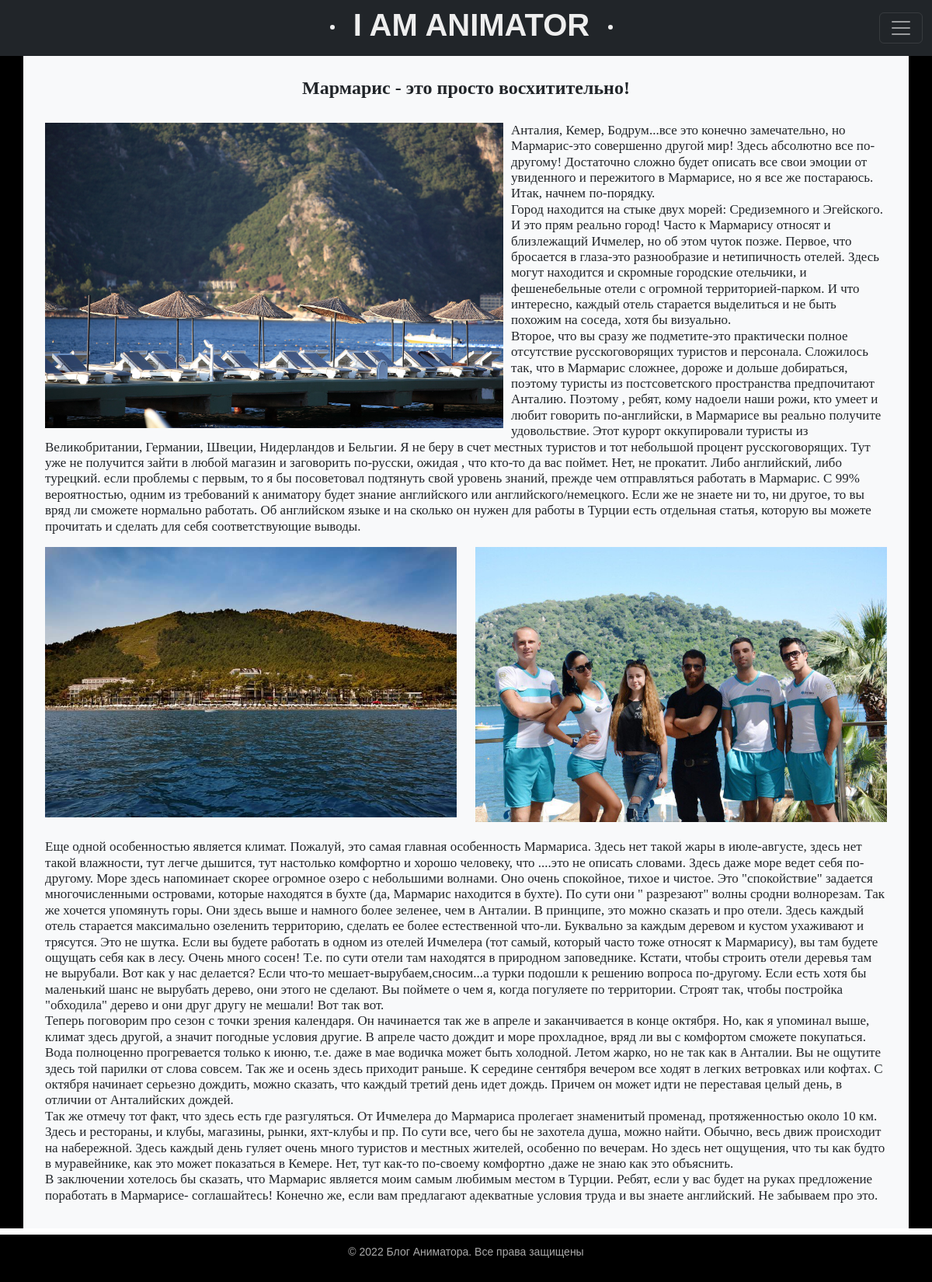
The app's page /marmaris/ with its own data.
### blog/models.py (models this page shows)
class City(models.Model):
    title = models.CharField(max_length=100)
    content = models.TextField(blank=False)
    content_2part = models.TextField(blank=False, null=True)
    picture_1 = models.ImageField(upload_to='photos/%Y/%m/%d/', null=True)
    picture_2 = models.ImageField(upload_to='photos/%Y/%m/%d/', null=True)
    picture_3 = models.ImageField(upload_to='photos/%Y/%m/%d/', null=True)
    show_or_hide = models.BooleanField(default=True)
    class Meta:
        verbose_name = 'Рассказы о городах'
        verbose_name_plural = 'Рассказы о городах'

### blog/views.py (the view)
# urls.py: path('marmaris/', cache_page(60)(Marmaris.as_view()), name='marmaris'),
class Marmaris(MutualContext, ListView):
    model = City
    template_name = 'blog/marmaris_info.html'
    context_object_name = 'marmaris'
    def get_context_data(self, *, object_list=None, **kwargs):
        context_dict = super().get_context_data(**kwargs)
        mutual_context_dict = self.get_user_context(title='О Мармарисе')
        return dict(list(context_dict.items()) + list(mutual_context_dict.items()))
    def get_queryset(self):
        return City.objects.filter(pk=3)

### blog/utils.py (called while the page is built)
    def get_user_context(self, **kwargs):
        context = kwargs
        return context

### blog/templates/blog/marmaris_info.html
{% extends 'blog/base.html' %}
{% block content %}
<div class="city_black_style">
<div class="container p-3 mb-2 bg-light text-dark">
    <br>
    <div class="container">
        <div class="row">
            {% for info in marmaris %}
            <div class="col-xl-12 col-md-12 col-sm-12" align="left">
                <h4 align="center"><b>{{info.title}}</b></h4>
                <br>
                <img class="img-article-left" src="{{info.picture_1.url}}">
                <h5>{{info.content | linebreaks}}</h5>
            </div>
            <div class="col-xl-6 col-md-6 col-sm-6" align="center">
                <img src="{{info.picture_2.url}}" class="card-img-top" alt="...">
            </div>
            <div class="col-xl-6 col-md-6 col-sm-6" align="center">
                <img src="{{info.picture_3.url}}" class="card-img-top" alt="...">
            </div>
            <div class="col-xl-12 col-md-12 col-sm-12" align="left">
                <br>
                <h5>{{info.content_2part | linebreaks}}</h5>
            </div>
        </div>
    </div>
</div>
</div>
{% endfor %}
{% endblock %}

### blog/static/blog/css/styles.css (style rules this page uses)
html, body { font-family: 'Arial'; margin: 0; padding: 0; height: 100%; width: 100%; color: #000000; }
img { max-width: 600px; height: auto; }
img.img-article-left { height: auto; float: left; padding: 0 10px 10px 0; }
.content-text h5 { font-size: 17px; }
div.city_black_style { background: black; }

### records on screen
City: title "Мармарис - это просто восхитительно!", picture_1 (picture), content "Анталия, Кемер, Бодрум...все это конечно замечательно, но Мармарис-это совершенно другой мир! Здесь абсолютно все по-другому! Достаточно сложно будет описать все свои эмоции от увиденного и пережитого в Мармарисе, но я все же постараюсь. Итак, начнем по-порядку. Город находится на стыке двух морей: Средиземного и Эгейского. И это прям реально город! Часто к Мармарису относят и близлежащий Ичмелер, но об этом чуток позже. Первое, что бросается в глаза-это разнообразие и нетипичность отелей. Здесь могут находится и скромные городские отельчики, и фешенебельные отели с огромной территорией-парком. И что интересно, каждый отель старается выделиться и не быть похожим на соседа, хотя бы…", picture_2 (picture), picture_3 (picture), content_2part "Еще одной особенностью является климат. Пожалуй, это самая главная особенность Мармариса. Здесь нет такой жары в июле-августе, здесь нет такой влажности, тут легче дышится, тут настолько комфортно и хорошо человеку, что ....это не описать словами. Здесь даже море ведет себя по-другому. Море здесь напоминает скорее огромное озеро с небольшими волнами. Оно очень спокойное, тихое и чистое. Это \"спокойствие\" задается многочисленными островами, которые находятся в бухте (да, Мармарис находится в бухте). По сути они \" разрезают\" волны сродни волнорезам. Так же хочется упомянуть горы. Они здесь выше и намного более зеленее, чем в Анталии. В принципе, это можно сказать и про отели. Здесь каждый…"
